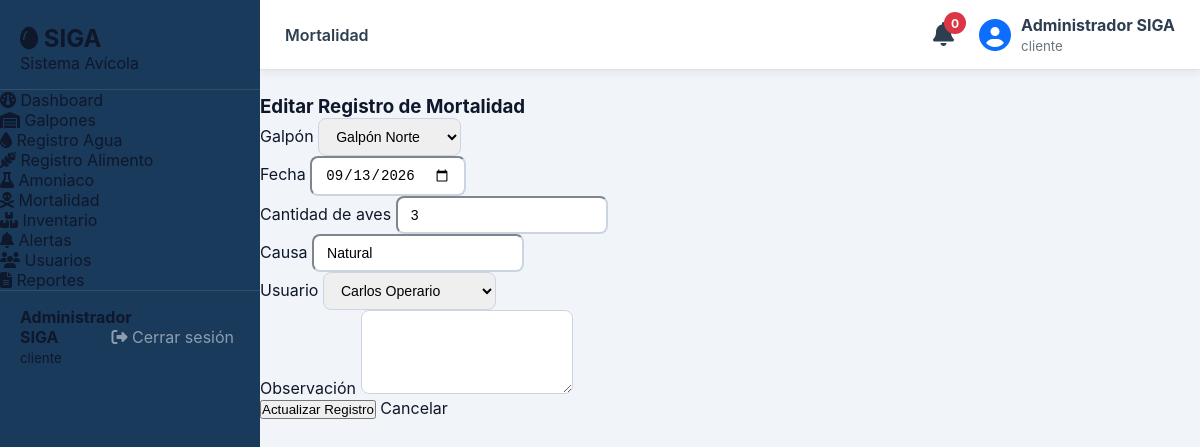
/legacy-php/modules/mortalidad/editar.php?id=1 (signed in), run on the app's committed database.
### tables this page shows
CREATE TABLE IF NOT EXISTS `mortalidad` (
  `id`          INT UNSIGNED NOT NULL AUTO_INCREMENT,
  `galpon_id`   INT UNSIGNED NOT NULL,
  `fecha`       DATE         NOT NULL,
  `cantidad`    INT UNSIGNED NOT NULL DEFAULT 0,
  `causa`       VARCHAR(200),
  `usuario_id`  INT UNSIGNED NOT NULL,
  `observacion` TEXT,
  `created_at`  DATETIME NOT NULL DEFAULT CURRENT_TIMESTAMP,
  PRIMARY KEY (`id`),
  CONSTRAINT `fk_mortalidad_galpon`  FOREIGN KEY (`galpon_id`)  REFERENCES `galpones`(`id`) ON DELETE CASCADE,
  CONSTRAINT `fk_mortalidad_usuario` FOREIGN KEY (`usuario_id`) REFERENCES `usuarios`(`id`)
);

CREATE TABLE IF NOT EXISTS `galpones` (
  `id`                  INT UNSIGNED NOT NULL AUTO_INCREMENT,
  `codigo`              VARCHAR(20)  NOT NULL UNIQUE,
  `nombre`              VARCHAR(100) NOT NULL,
  `ubicacion`           VARCHAR(200),
  `capacidad_maxima`    INT UNSIGNED NOT NULL DEFAULT 0,
  `cantidad_actual`     INT UNSIGNED NOT NULL DEFAULT 0,
  `estado`              ENUM('activo','inactivo','mantenimiento') NOT NULL DEFAULT 'activo',
  `responsable_id`      INT UNSIGNED,
  `created_at`          DATETIME NOT NULL DEFAULT CURRENT_TIMESTAMP,
  PRIMARY KEY (`id`),
  CONSTRAINT `fk_galpones_responsable` FOREIGN KEY (`responsable_id`) REFERENCES `usuarios`(`id`) ON DELETE SET NULL
);

CREATE TABLE IF NOT EXISTS `usuarios` (
  `id`              INT UNSIGNED NOT NULL AUTO_INCREMENT,
  `nombre_completo` VARCHAR(150) NOT NULL,
  `documento`       VARCHAR(30)  NOT NULL UNIQUE,
  `email`           VARCHAR(120) NOT NULL UNIQUE,
  `telefono`        VARCHAR(20),
  `password_hash`   VARCHAR(255) NOT NULL,
  `rol_id`          INT UNSIGNED NOT NULL DEFAULT 2,
  `activo`          TINYINT(1)   NOT NULL DEFAULT 1,
  `created_at`      DATETIME     NOT NULL DEFAULT CURRENT_TIMESTAMP,
  `updated_at`      DATETIME     NOT NULL DEFAULT CURRENT_TIMESTAMP ON UPDATE CURRENT_TIMESTAMP,
  PRIMARY KEY (`id`),
  CONSTRAINT `fk_usuarios_rol` FOREIGN KEY (`rol_id`) REFERENCES `roles`(`id`)
);

### legacy-php/modules/mortalidad/editar.php (the view, shortened to what this page needs)
<?php
$db = getDB();
$id = isset($_GET['id']) ? (int)$_GET['id'] : 0;
$stmt = $db->prepare("SELECT * FROM mortalidad WHERE id = ?");
$stmt->execute([$id]);
$registro = $stmt->fetch();
$galpones = $db->query("SELECT * FROM galpones ORDER BY nombre")->fetchAll();
$usuarios = $db->query("SELECT * FROM usuarios WHERE activo = 1 ORDER BY nombre_completo")->fetchAll();
include '../../includes/header.php';
?>
<div class="container">
    <div class="card shadow">
        <div class="card-header bg-warning">
            <h3>Editar Registro de Mortalidad</h3>
        </div>
        <div class="card-body">
            <form method="POST">
                <div class="row">
                    <div class="col-md-6 mb-3">
                        <label>Galpón</label>
                        <select name="galpon_id" class="form-control" required>
                            <?php foreach($galpones as $g): ?>
                                <option value="<?= $g['id']; ?>"
                                    <?= ($g['id'] == $registro['galpon_id']) ? 'selected' : ''; ?>>
                                    <?= htmlspecialchars($g['nombre']); ?>
                                </option>
                            <?php endforeach; ?>
                        </select>
                    </div>
                    <div class="col-md-6 mb-3">
                        <label>Fecha</label>
                        <input
                            type="date"
                            name="fecha"
                            class="form-control"
                            value="<?= $registro['fecha']; ?>"
                            required>
                    </div>
                </div>
                <div class="row">
                    <div class="col-md-6 mb-3">
                        <label>Cantidad de aves</label>
                        <input
                            type="number"
                            name="cantidad"
                            min="1"
                            class="form-control"
                            value="<?= $registro['cantidad']; ?>"
                            required>
                    </div>
                    <div class="col-md-6 mb-3">
                        <label>Causa</label>
                        <input
                            type="text"
                            name="causa"
                            class="form-control"
                            value="<?= htmlspecialchars($registro['causa']); ?>"
                            required>
                    </div>
                </div>
                <div class="mb-3">
                    <label>Usuario</label>
                    <select name="usuario_id" class="form-control" required>
                        <?php foreach($usuarios as $u): ?>
                            <option value="<?= $u['id']; ?>"
                                <?= ($u['id'] == $registro['usuario_id']) ? 'selected' : ''; ?>>
                                <?= htmlspecialchars($u['nombre_completo']); ?>
                            </option>
                        <?php endforeach; ?>
                    </select>
                </div>
                <div class="mb-3">
                    <label>Observación</label>
                    <textarea
                        name="observacion"
                        class="form-control"
                        rows="4"><?= htmlspecialchars($registro['observacion']); ?></textarea>
                </div>
                <button class="btn btn-warning">
                    Actualizar Registro
                </button>
                <a href="index.php" class="btn btn-secondary">
                    Cancelar
                </a>
            </form>
        </div>
    </div>
</div>
<?php include '../../includes/footer.php'; ?>

### legacy-php/assets/css/siga.css (style rules this page uses)
:root { --siga-blue: #1a3a5c; --siga-blue-mid: #2a5298; --siga-blue-lt: #3d6eb5; --siga-green: #2e7d52; --siga-green-lt: #43a875; --siga-amber: #e67e22; --siga-red: #c0392b; --siga-white: #f8fafc; --siga-gray-50: #f1f5f9; --siga-gray-100: #e2e8f0; --siga-gray-300: #cbd5e1; --siga-gray-500: #64748b; --siga-gray-700: #334155; --siga-gray-900: #0f172a; --sidebar-w: 260px; --topbar-h: 62px; --radius: 12px; --radius-sm: 8px; --shadow: 0 4px 20px rgba(26,58,92,.10); --shadow-sm: 0 2px 8px rgba(26,58,92,.07); --transition: .22s ease; font-family: 'Inter', system-ui, sans-serif; }
*, *::before, *::after { box-sizing: border-box; margin: 0; padding: 0; }
body { background: var(--siga-gray-50); color: var(--siga-gray-900); }
a { text-decoration: none; color: inherit; }
.form-control, .form-select { border-color: var(--siga-gray-300); border-radius: var(--radius-sm); font-size: .88rem; padding: 9px 13px; transition: border-color var(--transition), box-shadow var(--transition); }

### data on the page
mortalidad: galpon_id "Galpón Norte", fecha "09/13/2026", cantidad "3", causa "Natural", usuario_id "Carlos Operario"

### other printed values
$nombreUsuario "Administrador SIGA"
$rolUsuario "cliente"
$activePage "Mortalidad"
$stmt->fetchColumn() "0"
